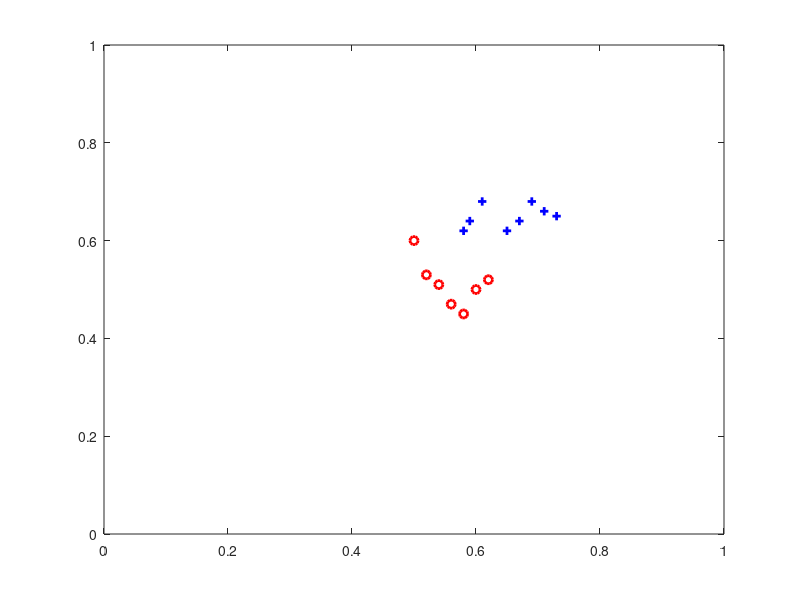

This chart was generated by the following MATLAB code: (Note: this script raises an error after producing the figure.)
clear; 
global a b lambda
dati = load('dati_dim2.txt');
b = dati(:,1);      % etichette degli esempi del training set
a = dati(:,[2 3]);  % gli esempi sono sulle righe della matrice a  
%%%%% grafico training set %%%%%%%%%%%
figure(1); clf;
plot(a(b>0,1),a(b>0,2),'or','LineWidth',2); hold on;
plot(a(b<0,1),a(b<0,2),'+b','LineWidth',2);
axis([0,1,0,1]);
%%%%%
n = length(b);      % numero di esempi
d = size(a,2);      % d = lunghezza esempi 
z0 = zeros(d+1,1);  % iterata iniziale per il metodo del gradiente  
toll = 1e-4;        % criterio di stopping: norm(g) < toll  
maxit = 20000;      % massimo numero di iterazioni
lambda = 1e-5;      % parametro di regolarizzazione 
tic;
%[z_BB1,info_BB1,f_BB1,a_BB1] = BB1_solver('logistic_l2_c','grad_logistic_l2_c',z0,toll,maxit);
[z_BB1,info_BB1,f_BB1] = steepest_logistic('logistic_l2_c','grad_logistic_l2_c',z0,toll,maxit);
toc;
%%%%% grafico predittore 
plot([0 1],[-z_BB1(3)/z_BB1(2) (-z_BB1(1)/z_BB1(2) - z_BB1(3)/z_BB1(2))],'k');
legend('classe +1','classe -1','w^T x + c = 0');
title(['w = (',num2str([z_BB1(1) z_BB1(2)]),'),   c = ',num2str(z_BB1(3))]);
hold off;
%%%%% grafico discesa funzione obiettivo durante il processo di ottimizzazione 
figure(2); clf 
plot(f_BB1); hold on;
xlabel('iterazioni','FontSize',14);
ylabel('F(x_k)','FontSize',14);
